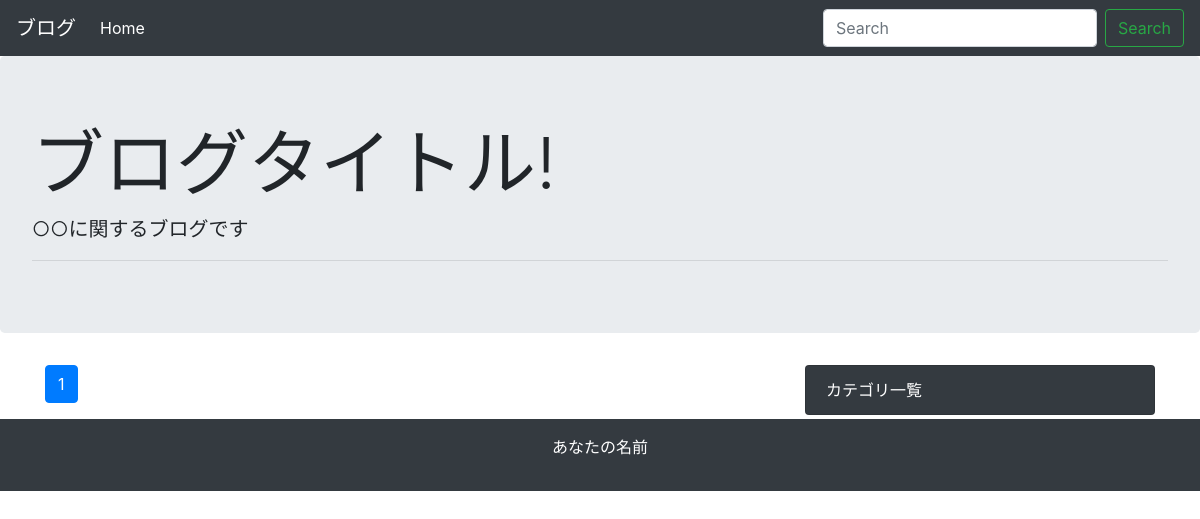
/, run on an earlier commit of the app's database.
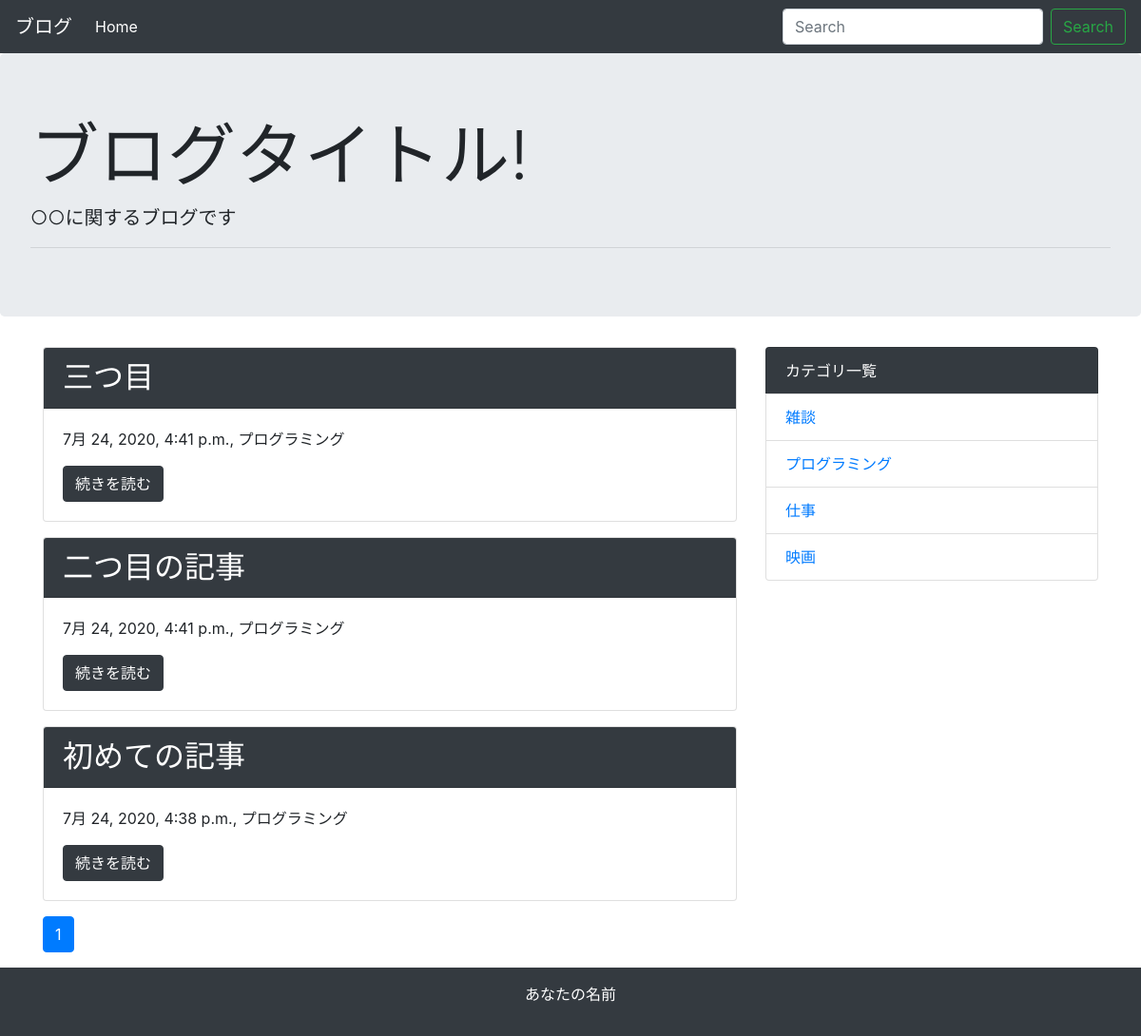
And on a later commit of the database.
### blog/models.py (models this page shows, shortened)
class Post(models.Model):
    title = models.CharField('タイトル', max_length=255)
    text = models.TextField('本文')
    created_at = models.DateTimeField('作成日', default=timezone.now)
    category = models.ForeignKey(Category, verbose_name='カテゴリ', on_delete=models.PROTECT)

class Category(models.Model):
    name = models.CharField('カテゴリ名', max_length=255)
    created_at = models.DateTimeField('作成日', default=timezone.now)
    def __str__(self):
        return self.name

### blog/views.py (the view)
# urls.py: path('', views.IndexView.as_view(), name='index'),
class IndexView(generic.ListView):
    model = Post
    paginate_by = 10
    def get_queryset(self):
        queryset = Post.objects.order_by('-created_at')
        keyword = self.request.GET.get('keyword')
        if keyword:
            queryset = queryset.filter(
                Q(title__icontains=keyword) | Q(text__icontains=keyword)
            )
        return queryset

### blog/context_processors.py (called while the page is built)
def common(request):
    context = {
        'category_list': Category.objects.all(),
    }
    return context

### blog/templatetags/mytag.py (called while the page is built)
@register.simple_tag
def url_replace(request, field, value):
    url_dict = request.GET.copy()
    url_dict[field] = value
    return url_dict.urlencode()

### blog/templates/blog/post_list.html
{% extends 'blog/base.html' %}
{% block content %}
{% for post in post_list %}
<div class="card mb-3">
    <h2 class="card-header bg-dark text-white">{{ post.title }}</h2>
    <div class="card-body">
      <p>{{ post.created_at }}, {{ post.category }}</p>
      <a href="{% url 'blog:detail' post.pk %}" class="btn btn-dark">続きを読む</a>
    </div>
  </div>
{% endfor %}
{% include 'blog/page.html' %}
{% endblock %}

### blog/templates/blog/base.html (shortened to what this page needs)
<!doctype html>
<html lang="ja">
  <head>
    <link rel="stylesheet" href="https://maxcdn.bootstrapcdn.com/bootstrap/4.0.0-beta.2/css/bootstrap.min.css">
  </head>
  <body>
    <nav class="navbar navbar-expand-lg navbar-dark bg-dark">
      <a class="navbar-brand" href="#">ブログ</a>
      <div class="collapse navbar-collapse" id="navbarSupportedContent">
        <ul class="navbar-nav mr-auto">
          <li class="nav-item active">
            <a class="nav-link" href="{% url 'blog:index' %}">Home</a>
          </li>
        </ul>
        <form class="form-inline my-2 my-lg-0" method="GET" action="{% url 'blog:index' %}">
          <input class="form-control mr-sm-2" type="text" placeholder="Search" aria-label="Search" name="keyword">
          <button class="btn btn-outline-success my-2 my-sm-0" type="submit">Search</button>
        </form>
      </div>
    </nav>
    <div class="jumbotron">
      <h1 class="display-3">ブログタイトル!</h1>
      <p class="lead">○○に関するブログです</p>
      <hr class="my-2">
    </div>
    <div class="container">
      <div class="row">
        <div class="col-md-8">
          {% block content %}
          {% endblock %}
        </div>
        <div class="col-md-4">
          <ul class="list-group">
            <li class="list-group-item bg-dark text-white">カテゴリ一覧</li>
            {% for category in category_list %}
             <li class="list-group-item"><a href="{% url 'blog:category' category.pk %}">{{ category }}</a></li>
            {% endfor %}
          </ul>
        </div>
      </div>
    </div>
    <footer class="bg-dark text-white text-center py-3">
      <p>あなたの名前</p>
    </footer>
  </body>
</html>

### blog/templates/blog/page.html (shortened to what this page needs)
{% load mytag %}
<nav aria-label="Page navigation">
  <ul class="pagination">
      {% for link_page in page_obj.paginator.page_range %}
        {% if link_page == page_obj.number %}
          <li class="page-item active">
            <a class="page-link" href="?{% url_replace request 'page' link_page %}">
              {{ link_page }}
            </a>
          </li>
        {% else %}
          <li class="page-item">
            <a class="page-link" href="?{% url_replace request 'page' link_page %}">
              {{ link_page }}
            </a>
          </li>
        {% endif %}
      {% endfor %}
  </ul>
</nav>

What changed in the data, as far as the page shows it:
added Post: title "三つ目", created_at "7月 24, 2020, 4:41 p.m.", category "プログラミング"
added Post: title "二つ目の記事", created_at "7月 24, 2020, 4:41 p.m.", category "プログラミング"
added Post: title "初めての記事", created_at "7月 24, 2020, 4:38 p.m.", category "プログラミング"
added Category: name "雑談"
added Category: name "プログラミング"
added Category: name "仕事"
added Category: name "映画"
